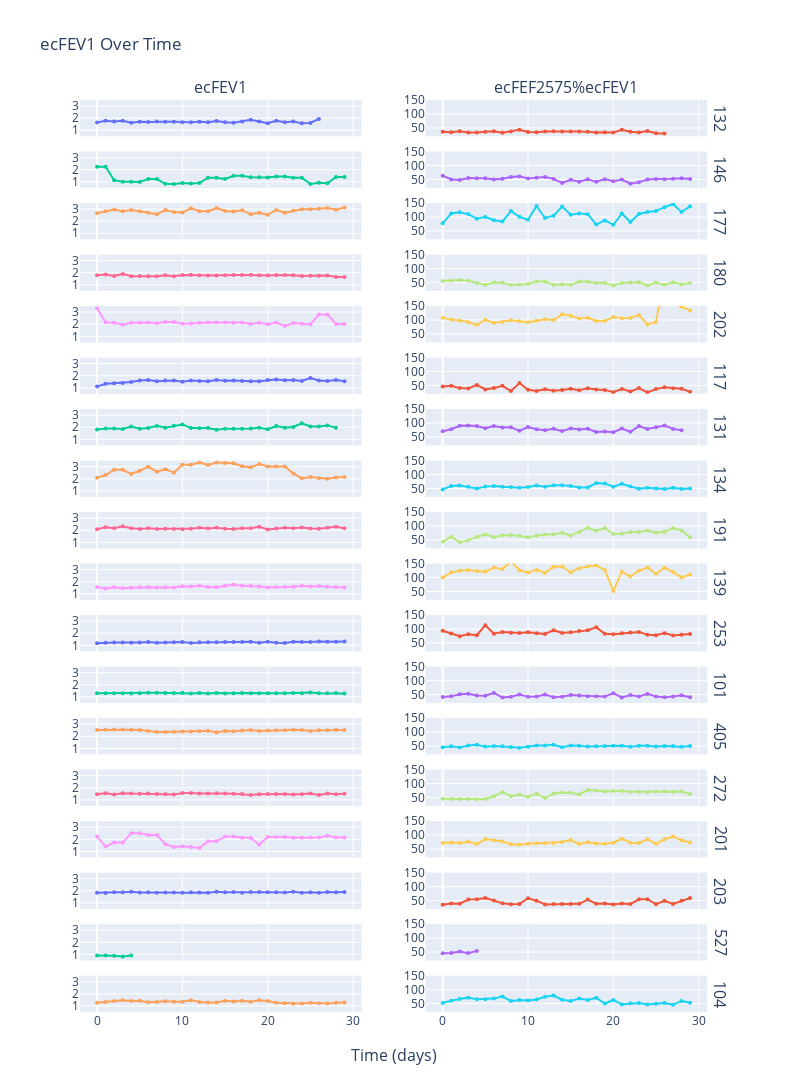

Notebook code cell kept with this figure:
### Code cell
ids = [
        "132",
        "146",
        "177",
        "180",
        "202",
        "117",
        "131",
        "134",
        "191",
        "139",
        "253",
        "101",
        # Also from consec values
        "405",
        "272",
        "201",
        "203",
        "527",
        # For step change
        "104",
    ]

fig = make_subplots(
    rows=len(ids),
    cols=2,
    column_titles=["ecFEV1", "ecFEF2575%ecFEV1"],
    row_titles=ids,
    shared_xaxes=True,
    x_title="Time (days)",
)

for i, id in enumerate(ids):
    add_trace_for_df(df[df.ID == id].head(30), fig, i+1)
    fig.update_yaxes(range=[0.5, 3.5], row=i+1, col=1)
    fig.update_yaxes(range=[20, 150], row=i+1, col=2)
fig.update_traces(marker=dict(size=4))

fig.update_layout(title="ecFEV1 Over Time", width=800, height=1600, showlegend=False)

fig.show()

### Figure 1 — Plotly figure (JSON) as saved in the notebook; plotly's stock layout.template omitted (floating-point values rounded to 4 significant figures)
{"data": [{"marker": {"size": 4}, "mode": "lines+markers", "name": "ecFEV1 132", "type": "scatter", "x": [0, 1, 2, 3, 4, 5, 6, 7, 8, 9, 10, 11, 12, 13, 14, 15, 16, 17, 18, 19, 20, 21, 22, 23, 24, 25, 26], "xaxis": "x", "y": [1.64, 1.78, 1.72, 1.79, 1.62, 1.7, 1.68, 1.72, 1.71, 1.7, 1.67, 1.67, 1.71, 1.66, 1.76, 1.66, 1.63, 1.72, 1.86, 1.72, 1.58, 1.79, 1.67, 1.73, 1.57, 1.61, 1.93], "yaxis": "y"}, {"marker": {"size": 4}, "mode": "lines+markers", "name": "ecFEF2575%ecFEV1 132", "type": "scatter", "x": [0, 1, 2, 3, 4, 5, 6, 7, 8, 9, 10, 11, 12, 13, 14, 15, 16, 17, 18, 19, 20, 21, 22, 23, 24, 25, 26], "xaxis": "x2", "y": [36.59, 34.27, 38.37, 34.08, 33.95, 35.88, 38.1, 33.14, 37.43, 43.53, 35.33, 34.73, 37.43, 37.95, 36.93, 37.35, 36.81, 36.05, 33.33, 34.3, 33.54, 43.58, 36.53, 33.53, 38.85, 31.06, 30.05], "yaxis": "y2"}, {"marker": {"size": 4}, "mode": "lines+markers", "name": "ecFEV1 146", "type": "scatter", "x": [0, 1, 2, 3, 4, 5, 6, 7, 8, 9, 10, 11, 12, 13, 14, 15, 16, 17, 18, 19, 20, 21, 22, 23, 24, 25, 26, 27, 28, 29], "xaxis": "x3", "y": [2.24, 2.24, 1.13, 1, 1.01, 0.99, 1.22, 1.22, 0.83, 0.82, 0.9, 0.86, 0.9, 1.34, 1.34, 1.23, 1.5, 1.5, 1.38, 1.38, 1.35, 1.43, 1.43, 1.34, 1.34, 0.82, 0.91, 0.88, 1.39, 1.39], "yaxis": "y3"}, {"marker": {"size": 4}, "mode": "lines+markers", "name": "ecFEF2575%ecFEV1 146", "type": "scatter", "x": [0, 1, 2, 3, 4, 5, 6, 7, 8, 9, 10, 11, 12, 13, 14, 15, 16, 17, 18, 19, 20, 21, 22, 23, 24, 25, 26, 27, 28, 29], "xaxis": "x4", "y": [63.46, 50, 47.79, 55.0, 54.46, 54.55, 50.0, 52.81, 59.04, 60.98, 53.33, 55.81, 58.89, 52, 37.31, 48.78, 42, 50.96, 41.3, 51.09, 43.7, 49.48, 34.97, 40.3, 50.0, 51.22, 50.55, 52.27, 54.46, 51.8], "yaxis": "y4"}, {"marker": {"size": 4}, "mode": "lines+markers", "name": "ecFEV1 177", "type": "scatter", "x": [0, 1, 2, 3, 4, 5, 6, 7, 8, 9, 10, 11, 12, 13, 14, 15, 16, 17, 18, 19, 20, 21, 22, 23, 24, 25, 26, 27, 28, 29], "xaxis": "x5", "y": [2.66, 2.81, 2.96, 2.83, 2.93, 2.82, 2.69, 2.57, 2.92, 2.75, 2.71, 3.06, 2.83, 2.82, 3.09, 2.85, 2.8, 2.91, 2.57, 2.7, 2.53, 2.92, 2.69, 2.87, 2.99, 2.98, 3.03, 3.09, 2.95, 3.14], "yaxis": "y5"}, {"marker": {"size": 4}, "mode": "lines+markers", "name": "ecFEF2575%ecFEV1 177", "type": "scatter", "x": [0, 1, 2, 3, 4, 5, 6, 7, 8, 9, 10, 11, 12, 13, 14, 15, 16, 17, 18, 19, 20, 21, 22, 23, 24, 25, 26, 27, 28, 29], "xaxis": "x6", "y": [77.44, 112.8, 117.2, 110.2, 93.86, 100.4, 88.48, 83.66, 121.2, 100.7, 90.04, 139.5, 96.47, 104.6, 137.2, 108.1, 112.5, 110.0, 72.76, 87.78, 71.94, 112.3, 81.78, 110.8, 117.7, 121.1, 135.0, 146.3, 118.0, 138.2], "yaxis": "y6"}, {"marker": {"size": 4}, "mode": "lines+markers", "name": "ecFEV1 180", "type": "scatter", "x": [0, 1, 2, 3, 4, 5, 6, 7, 8, 9, 10, 11, 12, 13, 14, 15, 16, 17, 18, 19, 20, 21, 22, 23, 24, 25, 26, 27, 28, 29], "xaxis": "x7", "y": [1.78, 1.84, 1.73, 1.9, 1.7, 1.72, 1.7, 1.7, 1.79, 1.71, 1.81, 1.83, 1.79, 1.77, 1.76, 1.78, 1.8, 1.81, 1.83, 1.79, 1.76, 1.8, 1.81, 1.79, 1.72, 1.74, 1.74, 1.77, 1.65, 1.65], "yaxis": "y7"}, {"marker": {"size": 4}, "mode": "lines+markers", "name": "ecFEF2575%ecFEV1 180", "type": "scatter", "x": [0, 1, 2, 3, 4, 5, 6, 7, 8, 9, 10, 11, 12, 13, 14, 15, 16, 17, 18, 19, 20, 21, 22, 23, 24, 25, 26, 27, 28, 29], "xaxis": "x8", "y": [55.06, 55.98, 58.96, 55.79, 48.24, 40.7, 50.0, 49.41, 41.34, 42.11, 44.2, 53.01, 53.07, 41.24, 43.18, 41.57, 53.33, 52.49, 48.09, 48.04, 39.2, 48.33, 49.72, 50.84, 39.53, 50, 41.38, 50.85, 43.64, 47.88], "yaxis": "y8"}, {"marker": {"size": 4}, "mode": "lines+markers", "name": "ecFEV1 202", "type": "scatter", "x": [0, 1, 2, 3, 4, 5, 6, 7, 8, 9, 10, 11, 12, 13, 14, 15, 16, 17, 18, 19, 20, 21, 22, 23, 24, 25, 26, 27, 28, 29], "xaxis": "x9", "y": [3.31, 2.16, 2.12, 1.96, 2.11, 2.11, 2.14, 2.07, 2.18, 2.18, 2.03, 2.05, 2.11, 2.15, 2.13, 2.14, 2.12, 2.14, 2.01, 2.12, 2, 2.14, 1.85, 2.1, 2.04, 1.98, 2.8, 2.8, 2.02, 2.01], "yaxis": "y9"}, {"marker": {"size": 4}, "mode": "lines+markers", "name": "ecFEF2575%ecFEV1 202", "type": "scatter", "x": [0, 1, 2, 3, 4, 5, 6, 7, 8, 9, 10, 11, 12, 13, 14, 15, 16, 17, 18, 19, 20, 21, 22, 23, 24, 25, 26, 27, 28, 29], "xaxis": "x10", "y": [107.7, 101.4, 98.11, 92.86, 82.63, 100.9, 89.25, 93.24, 99.08, 95.87, 92.12, 97.07, 102.4, 100, 120.2, 115.4, 105.7, 107.9, 96.52, 96.23, 110.5, 106.1, 107.6, 117.6, 84.31, 92.42, 261.5, 160.7, 147.0, 134.3], "yaxis": "y10"}, {"marker": {"size": 4}, "mode": "lines+markers", "name": "ecFEV1 117", "type": "scatter", "x": [0, 1, 2, 3, 4, 5, 6, 7, 8, 9, 10, 11, 12, 13, 14, 15, 16, 17, 18, 19, 20, 21, 22, 23, 24, 25, 26, 27, 28, 29], "xaxis": "x11", "y": [1.1, 1.34, 1.38, 1.4, 1.48, 1.6, 1.65, 1.54, 1.6, 1.61, 1.51, 1.6, 1.57, 1.55, 1.64, 1.58, 1.6, 1.56, 1.55, 1.55, 1.64, 1.69, 1.63, 1.64, 1.57, 1.81, 1.61, 1.56, 1.64, 1.54], "yaxis": "y11"}, {"marker": {"size": 4}, "mode": "lines+markers", "name": "ecFEF2575%ecFEV1 117", "type": "scatter", "x": [0, 1, 2, 3, 4, 5, 6, 7, 8, 9, 10, 11, 12, 13, 14, 15, 16, 17, 18, 19, 20, 21, 22, 23, 24, 25, 26, 27, 28, 29], "xaxis": "x12", "y": [46.36, 49.02, 40.58, 39.29, 52.03, 35.62, 41.21, 48.7, 30.0, 59.01, 34.44, 30.0, 36.31, 31.61, 34.15, 37.97, 33.12, 40.38, 35.48, 34.19, 26.22, 37.87, 28.22, 40.85, 25.48, 37.02, 43.48, 40.38, 38.41, 27.27], "yaxis": "y12"}, {"marker": {"size": 4}, "mode": "lines+markers", "name": "ecFEV1 131", "type": "scatter", "x": [0, 1, 2, 3, 4, 5, 6, 7, 8, 9, 10, 11, 12, 13, 14, 15, 16, 17, 18, 19, 20, 21, 22, 23, 24, 25, 26, 27, 28], "xaxis": "x13", "y": [1.81, 1.9, 1.89, 1.86, 2.05, 1.87, 1.93, 2.11, 1.96, 2.12, 2.23, 1.94, 1.91, 1.94, 1.8, 1.88, 1.88, 1.87, 1.89, 1.95, 1.83, 2.1, 1.95, 2.02, 2.32, 2.06, 2.06, 2.15, 1.95], "yaxis": "y13"}, {"marker": {"size": 4}, "mode": "lines+markers", "name": "ecFEF2575%ecFEV1 131", "type": "scatter", "x": [0, 1, 2, 3, 4, 5, 6, 7, 8, 9, 10, 11, 12, 13, 14, 15, 16, 17, 18, 19, 20, 21, 22, 23, 24, 25, 26, 27, 28], "xaxis": "x14", "y": [70.17, 77.89, 89.95, 91.4, 89.27, 81.28, 89.12, 83.89, 85.2, 72.17, 86.1, 77.32, 74.35, 79.38, 71.11, 80.85, 76.6, 79.14, 67.72, 69.74, 67.21, 80.48, 68.72, 89.11, 78.45, 84.47, 91.26, 79.07, 74.36], "yaxis": "y14"}, {"marker": {"size": 4}, "mode": "lines+markers", "name": "ecFEV1 134", "type": "scatter", "x": [0, 1, 2, 3, 4, 5, 6, 7, 8, 9, 10, 11, 12, 13, 14, 15, 16, 17, 18, 19, 20, 21, 22, 23, 24, 25, 26, 27, 28, 29], "xaxis": "x15", "y": [2.09, 2.3, 2.75, 2.75, 2.39, 2.66, 3, 2.58, 2.79, 2.5, 3.16, 3.16, 3.34, 3.13, 3.34, 3.29, 3.28, 3.03, 2.94, 3.22, 3.02, 3.02, 3.02, 2.43, 2.03, 2.15, 2.04, 1.99, 2.1, 2.14], "yaxis": "y15"}, {"marker": {"size": 4}, "mode": "lines+markers", "name": "ecFEF2575%ecFEV1 134", "type": "scatter", "x": [0, 1, 2, 3, 4, 5, 6, 7, 8, 9, 10, 11, 12, 13, 14, 15, 16, 17, 18, 19, 20, 21, 22, 23, 24, 25, 26, 27, 28, 29], "xaxis": "x16", "y": [46.89, 59.13, 60.87, 56.36, 49.79, 56.77, 59.33, 56.2, 55.56, 52.8, 55.78, 61.08, 56.29, 61.98, 61.38, 58.97, 53.35, 53.8, 69.39, 68.32, 56.62, 67.22, 56.96, 49.38, 52.71, 50.23, 48.53, 52.76, 48.57, 50.47], "yaxis": "y16"}, {"marker": {"size": 4}, "mode": "lines+markers", "name": "ecFEV1 191", "type": "scatter", "x": [0, 1, 2, 3, 4, 5, 6, 7, 8, 9, 10, 11, 12, 13, 14, 15, 16, 17, 18, 19, 20, 21, 22, 23, 24, 25, 26, 27, 28, 29], "xaxis": "x17", "y": [2.08, 2.24, 2.17, 2.32, 2.16, 2.11, 2.16, 2.1, 2.12, 2.11, 2.09, 2.13, 2.21, 2.15, 2.21, 2.12, 2.1, 2.17, 2.16, 2.28, 2.07, 2.14, 2.21, 2.17, 2.23, 2.15, 2.13, 2.2, 2.28, 2.16], "yaxis": "y17"}, {"marker": {"size": 4}, "mode": "lines+markers", "name": "ecFEF2575%ecFEV1 191", "type": "scatter", "x": [0, 1, 2, 3, 4, 5, 6, 7, 8, 9, 10, 11, 12, 13, 14, 15, 16, 17, 18, 19, 20, 21, 22, 23, 24, 25, 26, 27, 28, 29], "xaxis": "x18", "y": [44.23, 62.05, 42.4, 48.71, 61.11, 70.14, 60.19, 66.67, 67.92, 64.93, 60.29, 65.73, 69.68, 70.23, 75.57, 66.04, 79.05, 93.55, 83.33, 92.98, 71.5, 72.43, 78.73, 78.34, 84.3, 75.81, 78.87, 93.18, 84.21, 58.8], "yaxis": "y18"}, {"marker": {"size": 4}, "mode": "lines+markers", "name": "ecFEV1 139", "type": "scatter", "x": [0, 1, 2, 3, 4, 5, 6, 7, 8, 9, 10, 11, 12, 13, 14, 15, 16, 17, 18, 19, 20, 21, 22, 23, 24, 25, 26, 27, 28, 29], "xaxis": "x19", "y": [1.57, 1.45, 1.54, 1.47, 1.5, 1.55, 1.54, 1.52, 1.55, 1.53, 1.63, 1.6, 1.67, 1.56, 1.55, 1.68, 1.75, 1.66, 1.66, 1.6, 1.52, 1.57, 1.56, 1.59, 1.67, 1.61, 1.65, 1.59, 1.57, 1.53], "yaxis": "y19"}, {"marker": {"size": 4}, "mode": "lines+markers", "name": "ecFEF2575%ecFEV1 139", "type": "scatter", "x": [0, 1, 2, 3, 4, 5, 6, 7, 8, 9, 10, 11, 12, 13, 14, 15, 16, 17, 18, 19, 20, 21, 22, 23, 24, 25, 26, 27, 28, 29], "xaxis": "x20", "y": [100, 118.6, 124.0, 127.2, 123.3, 120.6, 135.7, 130.3, 158.1, 126.1, 117.8, 127.5, 116.8, 139.1, 140, 118.5, 133.7, 139.8, 142.8, 127.5, 51.97, 121.0, 103.8, 124.5, 135.9, 113.7, 135.2, 120.1, 100.6, 111.1], "yaxis": "y20"}, {"marker": {"size": 4}, "mode": "lines+markers", "name": "ecFEV1 253", "type": "scatter", "x": [0, 1, 2, 3, 4, 5, 6, 7, 8, 9, 10, 11, 12, 13, 14, 15, 16, 17, 18, 19, 20, 21, 22, 23, 24, 25, 26, 27, 28, 29], "xaxis": "x21", "y": [1.17, 1.22, 1.24, 1.23, 1.22, 1.24, 1.27, 1.22, 1.24, 1.25, 1.28, 1.2, 1.26, 1.26, 1.26, 1.27, 1.27, 1.27, 1.3, 1.21, 1.29, 1.21, 1.19, 1.29, 1.27, 1.27, 1.31, 1.29, 1.29, 1.32], "yaxis": "y21"}, {"marker": {"size": 4}, "mode": "lines+markers", "name": "ecFEF2575%ecFEV1 253", "type": "scatter", "x": [0, 1, 2, 3, 4, 5, 6, 7, 8, 9, 10, 11, 12, 13, 14, 15, 16, 17, 18, 19, 20, 21, 22, 23, 24, 25, 26, 27, 28, 29], "xaxis": "x22", "y": [94.02, 84.43, 74.19, 81.3, 77.87, 113.7, 83.46, 89.34, 87.1, 85.6, 88.28, 85.0, 82.54, 96.03, 85.71, 88.19, 92.78, 96.06, 106.2, 83.47, 81.4, 85.12, 87.39, 89.92, 79.53, 77.95, 85.5, 76.74, 79.84, 82.58], "yaxis": "y22"}, {"marker": {"size": 4}, "mode": "lines+markers", "name": "ecFEV1 101", "type": "scatter", "x": [0, 1, 2, 3, 4, 5, 6, 7, 8, 9, 10, 11, 12, 13, 14, 15, 16, 17, 18, 19, 20, 21, 22, 23, 24, 25, 26, 27, 28, 29], "xaxis": "x23", "y": [1.31, 1.31, 1.31, 1.3, 1.28, 1.29, 1.34, 1.35, 1.33, 1.32, 1.34, 1.28, 1.32, 1.28, 1.32, 1.28, 1.3, 1.33, 1.31, 1.29, 1.29, 1.29, 1.31, 1.32, 1.3, 1.37, 1.31, 1.29, 1.32, 1.28], "yaxis": "y23"}, {"marker": {"size": 4}, "mode": "lines+markers", "name": "ecFEF2575%ecFEV1 101", "type": "scatter", "x": [0, 1, 2, 3, 4, 5, 6, 7, 8, 9, 10, 11, 12, 13, 14, 15, 16, 17, 18, 19, 20, 21, 22, 23, 24, 25, 26, 27, 28, 29], "xaxis": "x24", "y": [41.22, 43.51, 51.15, 53.08, 46.87, 45.74, 55.97, 39.26, 42.11, 50, 41.79, 42.97, 50, 40.62, 42.42, 48.44, 46.92, 44.36, 44.27, 42.64, 55.04, 39.53, 48.09, 43.18, 52.31, 43.07, 40.46, 43.41, 47.73, 40.62], "yaxis": "y24"}, {"marker": {"size": 4}, "mode": "lines+markers", "name": "ecFEV1 405", "type": "scatter", "x": [0, 1, 2, 3, 4, 5, 6, 7, 8, 9, 10, 11, 12, 13, 14, 15, 16, 17, 18, 19, 20, 21, 22, 23, 24, 25, 26, 27, 28, 29], "xaxis": "x25", "y": [2.52, 2.53, 2.57, 2.56, 2.55, 2.52, 2.44, 2.35, 2.35, 2.38, 2.39, 2.4, 2.41, 2.46, 2.34, 2.43, 2.41, 2.47, 2.51, 2.44, 2.48, 2.49, 2.5, 2.54, 2.52, 2.44, 2.49, 2.5, 2.53, 2.51], "yaxis": "y25"}, {"marker": {"size": 4}, "mode": "lines+markers", "name": "ecFEF2575%ecFEV1 405", "type": "scatter", "x": [0, 1, 2, 3, 4, 5, 6, 7, 8, 9, 10, 11, 12, 13, 14, 15, 16, 17, 18, 19, 20, 21, 22, 23, 24, 25, 26, 27, 28, 29], "xaxis": "x26", "y": [45.63, 49.41, 45.14, 51.95, 54.9, 48.02, 50.41, 49.36, 46.38, 43.7, 47.7, 51.67, 52.28, 54.88, 45.73, 52.26, 51.04, 48.18, 49.4, 50.41, 50.81, 51.41, 47.2, 51.18, 50.79, 48.36, 50.2, 50, 47.43, 50.2], "yaxis": "y26"}, {"marker": {"size": 4}, "mode": "lines+markers", "name": "ecFEV1 272", "type": "scatter", "x": [0, 1, 2, 3, 4, 5, 6, 7, 8, 9, 10, 11, 12, 13, 14, 15, 16, 17, 18, 19, 20, 21, 22, 23, 24, 25, 26, 27, 28, 29], "xaxis": "x27", "y": [1.46, 1.55, 1.44, 1.55, 1.52, 1.5, 1.52, 1.48, 1.48, 1.45, 1.56, 1.58, 1.52, 1.53, 1.54, 1.52, 1.5, 1.48, 1.4, 1.47, 1.49, 1.48, 1.49, 1.45, 1.47, 1.52, 1.4, 1.53, 1.47, 1.51], "yaxis": "y27"}, {"marker": {"size": 4}, "mode": "lines+markers", "name": "ecFEF2575%ecFEV1 272", "type": "scatter", "x": [0, 1, 2, 3, 4, 5, 6, 7, 8, 9, 10, 11, 12, 13, 14, 15, 16, 17, 18, 19, 20, 21, 22, 23, 24, 25, 26, 27, 28, 29], "xaxis": "x28", "y": [45.89, 44.52, 45.14, 45.16, 44.08, 45.33, 54.61, 70.27, 54.73, 60, 52.56, 63.29, 48.03, 64.71, 68.18, 67.11, 61.33, 77.03, 75.0, 71.43, 73.15, 73.65, 70.47, 71.03, 69.39, 71.71, 71.43, 70.59, 71.43, 62.91], "yaxis": "y28"}, {"marker": {"size": 4}, "mode": "lines+markers", "name": "ecFEV1 201", "type": "scatter", "x": [0, 1, 2, 3, 4, 5, 6, 7, 8, 9, 10, 11, 12, 13, 14, 15, 16, 17, 18, 19, 20, 21, 22, 23, 24, 25, 26, 27, 28, 29], "xaxis": "x29", "y": [2.24, 1.4, 1.73, 1.73, 2.51, 2.51, 2.36, 2.36, 1.6, 1.36, 1.42, 1.36, 1.28, 1.85, 1.85, 2.24, 2.24, 2.12, 2.12, 1.55, 2.2, 2.2, 2.2, 2.13, 2.13, 2.15, 2.15, 2.3, 2.16, 2.16], "yaxis": "y29"}, {"marker": {"size": 4}, "mode": "lines+markers", "name": "ecFEF2575%ecFEV1 201", "type": "scatter", "x": [0, 1, 2, 3, 4, 5, 6, 7, 8, 9, 10, 11, 12, 13, 14, 15, 16, 17, 18, 19, 20, 21, 22, 23, 24, 25, 26, 27, 28, 29], "xaxis": "x30", "y": [71.88, 73.57, 71.68, 76.34, 67.95, 86.06, 81.78, 76.88, 67.23, 65.44, 69.01, 70.59, 71.09, 72.13, 75.68, 82.59, 68.15, 74.06, 70.07, 69.03, 72.73, 87.27, 73.11, 71.76, 84.98, 68.33, 85.12, 94.78, 81.48, 73.75], "yaxis": "y30"}, {"marker": {"size": 4}, "mode": "lines+markers", "name": "ecFEV1 203", "type": "scatter", "x": [0, 1, 2, 3, 4, 5, 6, 7, 8, 9, 10, 11, 12, 13, 14, 15, 16, 17, 18, 19, 20, 21, 22, 23, 24, 25, 26, 27, 28, 29], "xaxis": "x31", "y": [1.84, 1.83, 1.88, 1.88, 1.92, 1.87, 1.88, 1.84, 1.86, 1.86, 1.85, 1.89, 1.87, 1.84, 1.92, 1.89, 1.9, 1.85, 1.9, 1.91, 1.88, 1.89, 1.87, 1.92, 1.85, 1.89, 1.85, 1.91, 1.89, 1.9], "yaxis": "y31"}, {"marker": {"size": 4}, "mode": "lines+markers", "name": "ecFEF2575%ecFEV1 203", "type": "scatter", "x": [0, 1, 2, 3, 4, 5, 6, 7, 8, 9, 10, 11, 12, 13, 14, 15, 16, 17, 18, 19, 20, 21, 22, 23, 24, 25, 26, 27, 28, 29], "xaxis": "x32", "y": [34.78, 39.34, 38.83, 53.72, 55.21, 59.36, 50.53, 40.22, 36.56, 38.17, 58.38, 49.74, 36.36, 37.5, 38.02, 37.57, 38.42, 53.51, 38.95, 39.79, 36.17, 39.68, 37.43, 54.69, 55.14, 37.04, 49.19, 37.7, 49.21, 59.47], "yaxis": "y32"}, {"marker": {"size": 4}, "mode": "lines+markers", "name": "ecFEV1 527", "type": "scatter", "x": [0, 1, 2, 3, 4], "xaxis": "x33", "y": [0.91, 0.92, 0.9, 0.84, 0.92], "yaxis": "y33"}, {"marker": {"size": 4}, "mode": "lines+markers", "name": "ecFEF2575%ecFEV1 527", "type": "scatter", "x": [0, 1, 2, 3, 4], "xaxis": "x34", "y": [46.15, 46.74, 52.22, 46.43, 54.35], "yaxis": "y34"}, {"marker": {"size": 4}, "mode": "lines+markers", "name": "ecFEV1 104", "type": "scatter", "x": [0, 1, 2, 3, 4, 5, 6, 7, 8, 9, 10, 11, 12, 13, 14, 15, 16, 17, 18, 19, 20, 21, 22, 23, 24, 25, 26, 27, 28, 29], "xaxis": "x35", "y": [1.27, 1.32, 1.4, 1.47, 1.41, 1.42, 1.31, 1.33, 1.39, 1.34, 1.35, 1.47, 1.32, 1.28, 1.28, 1.43, 1.36, 1.42, 1.35, 1.47, 1.41, 1.27, 1.23, 1.18, 1.2, 1.26, 1.23, 1.2, 1.26, 1.29], "yaxis": "y35"}, {"marker": {"size": 4}, "mode": "lines+markers", "name": "ecFEF2575%ecFEV1 104", "type": "scatter", "x": [0, 1, 2, 3, 4, 5, 6, 7, 8, 9, 10, 11, 12, 13, 14, 15, 16, 17, 18, 19, 20, 21, 22, 23, 24, 25, 26, 27, 28, 29], "xaxis": "x36", "y": [51.97, 60.61, 66.43, 71.43, 65.25, 65.49, 67.94, 75.94, 58.99, 62.69, 61.48, 64.63, 74.24, 78.91, 64.06, 59.44, 68.38, 63.38, 71.11, 50.34, 63.12, 47.24, 51.22, 52.54, 46.67, 49.21, 52.03, 45.83, 59.52, 53.49], "yaxis": "y36"}], "layout": {"annotations": [{"font": {"size": 16}, "showarrow": false, "text": "ecFEV1", "x": 0.22, "xanchor": "center", "xref": "paper", "y": 1, "yanchor": "bottom", "yref": "paper"}, {"font": {"size": 16}, "showarrow": false, "text": "ecFEF2575%ecFEV1", "x": 0.76, "xanchor": "center", "xref": "paper", "y": 1, "yanchor": "bottom", "yref": "paper"}, {"font": {"size": 16}, "showarrow": false, "text": "132", "textangle": 90, "x": 0.98, "xanchor": "left", "xref": "paper", "y": 0.9801, "yanchor": "middle", "yref": "paper"}, {"font": {"size": 16}, "showarrow": false, "text": "146", "textangle": 90, "x": 0.98, "xanchor": "left", "xref": "paper", "y": 0.9236, "yanchor": "middle", "yref": "paper"}, {"font": {"size": 16}, "showarrow": false, "text": "177", "textangle": 90, "x": 0.98, "xanchor": "left", "xref": "paper", "y": 0.8671, "yanchor": "middle", "yref": "paper"}, {"font": {"size": 16}, "showarrow": false, "text": "180", "textangle": 90, "x": 0.98, "xanchor": "left", "xref": "paper", "y": 0.8106, "yanchor": "middle", "yref": "paper"}, {"font": {"size": 16}, "showarrow": false, "text": "202", "textangle": 90, "x": 0.98, "xanchor": "left", "xref": "paper", "y": 0.7542, "yanchor": "middle", "yref": "paper"}, {"font": {"size": 16}, "showarrow": false, "text": "117", "textangle": 90, "x": 0.98, "xanchor": "left", "xref": "paper", "y": 0.6977, "yanchor": "middle", "yref": "paper"}, {"font": {"size": 16}, "showarrow": false, "text": "131", "textangle": 90, "x": 0.98, "xanchor": "left", "xref": "paper", "y": 0.6412, "yanchor": "middle", "yref": "paper"}, {"font": {"size": 16}, "showarrow": false, "text": "134", "textangle": 90, "x": 0.98, "xanchor": "left", "xref": "paper", "y": 0.5847, "yanchor": "middle", "yref": "paper"}, {"font": {"size": 16}, "showarrow": false, "text": "191", "textangle": 90, "x": 0.98, "xanchor": "left", "xref": "paper", "y": 0.5282, "yanchor": "middle", "yref": "paper"}, {"font": {"size": 16}, "showarrow": false, "text": "139", "textangle": 90, "x": 0.98, "xanchor": "left", "xref": "paper", "y": 0.4718, "yanchor": "middle", "yref": "paper"}, {"font": {"size": 16}, "showarrow": false, "text": "253", "textangle": 90, "x": 0.98, "xanchor": "left", "xref": "paper", "y": 0.4153, "yanchor": "middle", "yref": "paper"}, {"font": {"size": 16}, "showarrow": false, "text": "101", "textangle": 90, "x": 0.98, "xanchor": "left", "xref": "paper", "y": 0.3588, "yanchor": "middle", "yref": "paper"}, {"font": {"size": 16}, "showarrow": false, "text": "405", "textangle": 90, "x": 0.98, "xanchor": "left", "xref": "paper", "y": 0.3023, "yanchor": "middle", "yref": "paper"}, {"font": {"size": 16}, "showarrow": false, "text": "272", "textangle": 90, "x": 0.98, "xanchor": "left", "xref": "paper", "y": 0.2458, "yanchor": "middle", "yref": "paper"}, {"font": {"size": 16}, "showarrow": false, "text": "201", "textangle": 90, "x": 0.98, "xanchor": "left", "xref": "paper", "y": 0.1894, "yanchor": "middle", "yref": "paper"}, {"font": {"size": 16}, "showarrow": false, "text": "203", "textangle": 90, "x": 0.98, "xanchor": "left", "xref": "paper", "y": 0.1329, "yanchor": "middle", "yref": "paper"}, {"font": {"size": 16}, "showarrow": false, "text": "527", "textangle": 90, "x": 0.98, "xanchor": "left", "xref": "paper", "y": 0.07639, "yanchor": "middle", "yref": "paper"}, {"font": {"size": 16}, "showarrow": false, "text": "104", "textangle": 90, "x": 0.98, "xanchor": "left", "xref": "paper", "y": 0.01991, "yanchor": "middle", "yref": "paper"}, {"font": {"size": 16}, "showarrow": false, "text": "Time (days)", "x": 0.49, "xanchor": "center", "xref": "paper", "y": 0, "yanchor": "top", "yref": "paper", "yshift": -30}], "height": 1600, "showlegend": false, "title": {"text": "ecFEV1 Over Time"}, "width": 800, "xaxis": {"anchor": "y", "domain": [0, 0.44], "matches": "x35", "showticklabels": false}, "xaxis10": {"anchor": "y10", "domain": [0.54, 0.98], "matches": "x36", "showticklabels": false}, "xaxis11": {"anchor": "y11", "domain": [0, 0.44], "matches": "x35", "showticklabels": false}, "xaxis12": {"anchor": "y12", "domain": [0.54, 0.98], "matches": "x36", "showticklabels": false}, "xaxis13": {"anchor": "y13", "domain": [0, 0.44], "matches": "x35", "showticklabels": false}, "xaxis14": {"anchor": "y14", "domain": [0.54, 0.98], "matches": "x36", "showticklabels": false}, "xaxis15": {"anchor": "y15", "domain": [0, 0.44], "matches": "x35", "showticklabels": false}, "xaxis16": {"anchor": "y16", "domain": [0.54, 0.98], "matches": "x36", "showticklabels": false}, "xaxis17": {"anchor": "y17", "domain": [0, 0.44], "matches": "x35", "showticklabels": false}, "xaxis18": {"anchor": "y18", "domain": [0.54, 0.98], "matches": "x36", "showticklabels": false}, "xaxis19": {"anchor": "y19", "domain": [0, 0.44], "matches": "x35", "showticklabels": false}, "xaxis2": {"anchor": "y2", "domain": [0.54, 0.98], "matches": "x36", "showticklabels": false}, "xaxis20": {"anchor": "y20", "domain": [0.54, 0.98], "matches": "x36", "showticklabels": false}, "xaxis21": {"anchor": "y21", "domain": [0, 0.44], "matches": "x35", "showticklabels": false}, "xaxis22": {"anchor": "y22", "domain": [0.54, 0.98], "matches": "x36", "showticklabels": false}, "xaxis23": {"anchor": "y23", "domain": [0, 0.44], "matches": "x35", "showticklabels": false}, "xaxis24": {"anchor": "y24", "domain": [0.54, 0.98], "matches": "x36", "showticklabels": false}, "xaxis25": {"anchor": "y25", "domain": [0, 0.44], "matches": "x35", "showticklabels": false}, "xaxis26": {"anchor": "y26", "domain": [0.54, 0.98], "matches": "x36", "showticklabels": false}, "xaxis27": {"anchor": "y27", "domain": [0, 0.44], "matches": "x35", "showticklabels": false}, "xaxis28": {"anchor": "y28", "domain": [0.54, 0.98], "matches": "x36", "showticklabels": false}, "xaxis29": {"anchor": "y29", "domain": [0, 0.44], "matches": "x35", "showticklabels": false}, "xaxis3": {"anchor": "y3", "domain": [0, 0.44], "matches": "x35", "showticklabels": false}, "xaxis30": {"anchor": "y30", "domain": [0.54, 0.98], "matches": "x36", "showticklabels": false}, "xaxis31": {"anchor": "y31", "domain": [0, 0.44], "matches": "x35", "showticklabels": false}, "xaxis32": {"anchor": "y32", "domain": [0.54, 0.98], "matches": "x36", "showticklabels": false}, "xaxis33": {"anchor": "y33", "domain": [0, 0.44], "matches": "x35", "showticklabels": false}, "xaxis34": {"anchor": "y34", "domain": [0.54, 0.98], "matches": "x36", "showticklabels": false}, "xaxis35": {"anchor": "y35", "domain": [0, 0.44]}, "xaxis36": {"anchor": "y36", "domain": [0.54, 0.98]}, "xaxis4": {"anchor": "y4", "domain": [0.54, 0.98], "matches": "x36", "showticklabels": false}, "xaxis5": {"anchor": "y5", "domain": [0, 0.44], "matches": "x35", "showticklabels": false}, "xaxis6": {"anchor": "y6", "domain": [0.54, 0.98], "matches": "x36", "showticklabels": false}, "xaxis7": {"anchor": "y7", "domain": [0, 0.44], "matches": "x35", "showticklabels": false}, "xaxis8": {"anchor": "y8", "domain": [0.54, 0.98], "matches": "x36", "showticklabels": false}, "xaxis9": {"anchor": "y9", "domain": [0, 0.44], "matches": "x35", "showticklabels": false}, "yaxis": {"anchor": "x", "domain": [0.9602, 1], "range": [0.5, 3.5]}, "yaxis10": {"anchor": "x10", "domain": [0.7343, 0.7741], "range": [20, 150]}, "yaxis11": {"anchor": "x11", "domain": [0.6778, 0.7176], "range": [0.5, 3.5]}, "yaxis12": {"anchor": "x12", "domain": [0.6778, 0.7176], "range": [20, 150]}, "yaxis13": {"anchor": "x13", "domain": [0.6213, 0.6611], "range": [0.5, 3.5]}, "yaxis14": {"anchor": "x14", "domain": [0.6213, 0.6611], "range": [20, 150]}, "yaxis15": {"anchor": "x15", "domain": [0.5648, 0.6046], "range": [0.5, 3.5]}, "yaxis16": {"anchor": "x16", "domain": [0.5648, 0.6046], "range": [20, 150]}, "yaxis17": {"anchor": "x17", "domain": [0.5083, 0.5481], "range": [0.5, 3.5]}, "yaxis18": {"anchor": "x18", "domain": [0.5083, 0.5481], "range": [20, 150]}, "yaxis19": {"anchor": "x19", "domain": [0.4519, 0.4917], "range": [0.5, 3.5]}, "yaxis2": {"anchor": "x2", "domain": [0.9602, 1], "range": [20, 150]}, "yaxis20": {"anchor": "x20", "domain": [0.4519, 0.4917], "range": [20, 150]}, "yaxis21": {"anchor": "x21", "domain": [0.3954, 0.4352], "range": [0.5, 3.5]}, "yaxis22": {"anchor": "x22", "domain": [0.3954, 0.4352], "range": [20, 150]}, "yaxis23": {"anchor": "x23", "domain": [0.3389, 0.3787], "range": [0.5, 3.5]}, "yaxis24": {"anchor": "x24", "domain": [0.3389, 0.3787], "range": [20, 150]}, "yaxis25": {"anchor": "x25", "domain": [0.2824, 0.3222], "range": [0.5, 3.5]}, "yaxis26": {"anchor": "x26", "domain": [0.2824, 0.3222], "range": [20, 150]}, "yaxis27": {"anchor": "x27", "domain": [0.2259, 0.2657], "range": [0.5, 3.5]}, "yaxis28": {"anchor": "x28", "domain": [0.2259, 0.2657], "range": [20, 150]}, "yaxis29": {"anchor": "x29", "domain": [0.1694, 0.2093], "range": [0.5, 3.5]}, "yaxis3": {"anchor": "x3", "domain": [0.9037, 0.9435], "range": [0.5, 3.5]}, "yaxis30": {"anchor": "x30", "domain": [0.1694, 0.2093], "range": [20, 150]}, "yaxis31": {"anchor": "x31", "domain": [0.113, 0.1528], "range": [0.5, 3.5]}, "yaxis32": {"anchor": "x32", "domain": [0.113, 0.1528], "range": [20, 150]}, "yaxis33": {"anchor": "x33", "domain": [0.05648, 0.0963], "range": [0.5, 3.5]}, "yaxis34": {"anchor": "x34", "domain": [0.05648, 0.0963], "range": [20, 150]}, "yaxis35": {"anchor": "x35", "domain": [0, 0.03981], "range": [0.5, 3.5]}, "yaxis36": {"anchor": "x36", "domain": [0, 0.03981], "range": [20, 150]}, "yaxis4": {"anchor": "x4", "domain": [0.9037, 0.9435], "range": [20, 150]}, "yaxis5": {"anchor": "x5", "domain": [0.8472, 0.887], "range": [0.5, 3.5]}, "yaxis6": {"anchor": "x6", "domain": [0.8472, 0.887], "range": [20, 150]}, "yaxis7": {"anchor": "x7", "domain": [0.7907, 0.8306], "range": [0.5, 3.5]}, "yaxis8": {"anchor": "x8", "domain": [0.7907, 0.8306], "range": [20, 150]}, "yaxis9": {"anchor": "x9", "domain": [0.7343, 0.7741], "range": [0.5, 3.5]}}}
